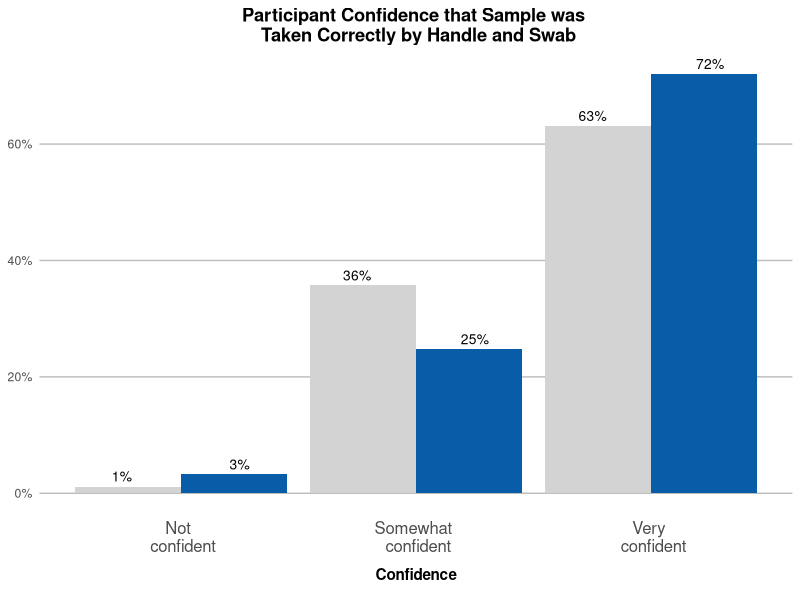
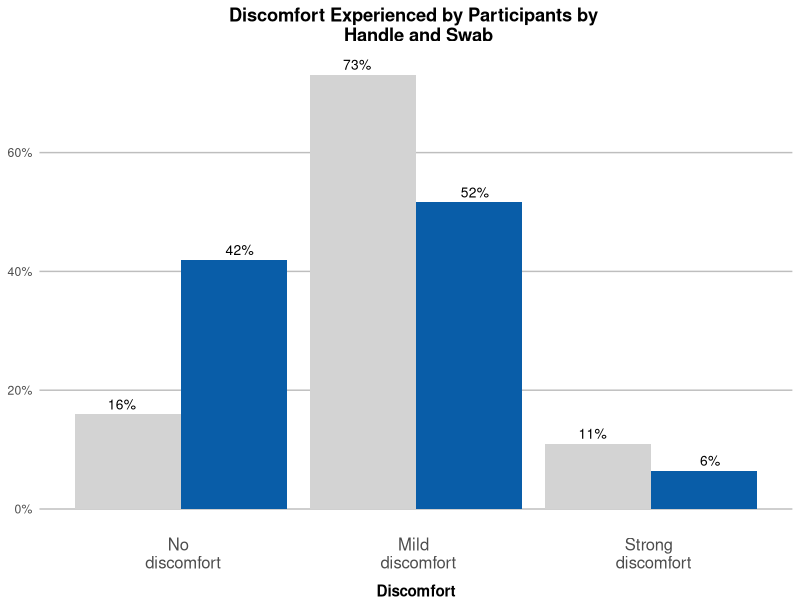

Generate these figures, in order, with R: (Note: this script raises an error after producing the figures.)
# LOADING THE LIBRARY -----------------------------------------------------

library(tidyverse)
library(data.table)
library(scales)

# GETTING THE NUMBERS -----------------------------------------------------
SCAN_SFS_df = tbl_df(read.csv("supplementary_file_1.csv"))
screened_swabs = nrow(SCAN_SFS_df)
handle_type = filter(SCAN_SFS_df, side_used == "handle")
handle_type_count = nrow(handle_type)
path_detect = filter(SCAN_SFS_df, !is.na(detected))
path_detect_count = nrow(path_detect)
rnasep_detect = filter(SCAN_SFS_df, !is.na(rnasep_detected))
rnasep_detect_count = nrow(rnasep_detect)

# FAILURE RATES -----------------------------------------------------------
# new dataframe for failure rate
failure_rate_df <- SCAN_SFS_df 
failure_rate_df <- select(SCAN_SFS_df, sample_id, side_used, rnasep_detected)
failure_rate_df  <- filter(failure_rate_df, !is.na(rnasep_detected)) 
# create table for failure rates
handle_swab_table <- table(failure_rate_df$side_used, failure_rate_df$rnasep_detected)
handle_swab_table_w_sum <- addmargins(table(failure_rate_df$side_used, 
                                            failure_rate_df$rnasep_detected), 2)
handle_swab_table
handle_swab_table_w_sum
# calculate p-value for failure rate
failure_rate_p_value <- fisher.test(handle_swab_table)
failure_rate_p_value

# REDCAP ANALYSIS ---------------------------------------------------------
# new dataframe for participants' data analysis
participant_df <- SCAN_SFS_df

# Confidence and Discomfort:
# create a tables of confidence
confidence_table <- table(participant_df$confidence, participant_df$side_used)
confidence_prop <- prop.table(table(participant_df$confidence, participant_df$side_used))
# create a tables of discomfort 
discomfort_table <- table(participant_df$discomfort, participant_df$side_used)
discomfort_prop <- prop.table(table(participant_df$discomfort, participant_df$side_used))
# calculate p-value for confidence of handle versus swab
fisher.test(participant_df$confidence, participant_df$side_used)
# calculate p-value for discomfort for handle versus swab
fisher.test(participant_df$discomfort, participant_df$side_used)
# binding data of confidence and discomfort together 
confidence_prop_table <- data.table(confidence_prop)
colnames(confidence_prop_table) <- c("confidence","side_used","freq")
discomfort_prop_table <- data.table(discomfort_prop)
colnames(discomfort_prop_table) <- c("discomfort","side_used","freq")
nasal_swab_usability_table <- bind_rows(confidence_prop_table,discomfort_prop_table)
# final table is saved as a csv
write_csv(nasal_swab_usability_table,"nasal_swab_usability_table.csv")
# create table with relative frequency 
rel_confidence_prop_table <- confidence_prop_table %>% group_by(side_used) %>% 
  mutate(relfreq = freq / sum(freq))
# rename column names in prep of bar plot generation
library(plyr)
rel_confidence_prop_table$confidence <- revalue(rel_confidence_prop_table$confidence, 
                                                c("not_con" = "Not \n confident", "some_con" = "Somewhat \n confident", 
                                                  "v_con" = "Very \n confident"))
detach("package:plyr", unload = TRUE)
rel_confidence_prop_table$side_used <- factor(rel_confidence_prop_table$side_used, levels = c("swab","handle"))
# create barplot for discomfort 
ggplot(data = rel_confidence_prop_table,aes(x=confidence,y=relfreq,fill=side_used))+
  geom_bar(stat="identity", position = "dodge") +
  scale_y_continuous(labels = scales::percent)+
  theme(panel.background = element_rect(fill = "white"),
        panel.grid.major.y = element_line(size = 0.5, linetype = 'solid', color = "grey"),
        panel.grid.major.x = element_blank(),
        legend.position = "none",
        plot.title = element_text(face = "bold", hjust = 0.5),
        axis.text.x = element_text(size = 12),
        axis.title.x = element_text(face = "bold",vjust= -1),
        axis.ticks = element_blank(),
        axis.title.y = element_blank())+
  geom_text(aes(label=scales::percent(relfreq,accuracy =1),y=relfreq), vjust=-0.5, size=3.5,position = position_dodge(width=1))+
  ggtitle("Participant Confidence that Sample was \n Taken Correctly by Handle and Swab")+
  scale_fill_manual(values = c("swab" = "lightgrey",
                               "handle" = "#095DA8"))+
  labs(x="Confidence
       ", fill = "Side Used")

# removing unneeded dataframe
rm(confidence_prop_table)
# create table with relative frequency 
rel_discomfort_prop_table <- discomfort_prop_table %>% group_by(side_used) %>% 
  mutate(relfreq = freq / sum(freq))
# rename column names in prep of bar plot generation
library(plyr)
rel_discomfort_prop_table$discomfort <- revalue(rel_discomfort_prop_table$discomfort, 
                                                c("no_dis" = "No \n discomfort", 
                                                  "mild_dis" = "Mild \n discomfort", 
                                                  "strong_dis" = "Strong \n discomfort"))
detach("package:plyr", unload = TRUE)
rel_discomfort_prop_table$discomfort <- factor(rel_discomfort_prop_table$discomfort, 
                                               levels = c("No \n discomfort","Mild \n discomfort",
                                                          "Strong \n discomfort"))
rel_discomfort_prop_table$side_used <- factor (rel_discomfort_prop_table$side_used, levels = c("swab","handle"))
# create barplot for discomfort 
ggplot(data = rel_discomfort_prop_table,aes(x=discomfort,y=relfreq,fill=side_used))+
  geom_bar(stat="identity", position = "dodge")+
  scale_y_continuous(labels = scales::percent)+
  theme(panel.background = element_rect(fill = "white"),
        panel.grid.major.y = element_line(size = 0.5, linetype = 'solid', color = "grey"),
        panel.grid.major.x = element_blank(),
        legend.position = "none",
        plot.title = element_text(face = "bold", hjust = 0.5),
        axis.text.x = element_text(size = 12),
        axis.title.x = element_text(face = "bold",vjust= -1),
        axis.ticks = element_blank(),
        axis.title.y = element_blank())+
  geom_text(aes(label=scales::percent(relfreq,accuracy =1),y=relfreq), vjust=-0.5, size=3.5,position = position_dodge(width=1))+
  ggtitle("Discomfort Experienced by Participants by \n Handle and Swab")+
  scale_fill_manual(values = c("swab" = "lightgrey",
                               "handle" = "#095DA8"))+
  labs(x="Discomfort", fill = "Side Used")
# removing unneeded dataframe
rm(discomfort_prop_table)

# Step 2 Analysis and Creation of Plot for Age
participant_df %>%
  dplyr::group_by(side_used) %>%
  dplyr::summarise(mean = mean(age,na.rm=TRUE),median = median(age,na.rm=TRUE), n = n()) 
# t test for difference in age
dfAge <- data.frame(side_used = participant_df$side_used, age = participant_df$age)
dfAge <- dfAge %>% mutate(id = row_number())
age_t_test <- dfAge %>% spread(side_used,age)
t.test(age_t_test$handle,age_t_test$swab)

length(!is.na(participant_df$age))
#Separate into chosen bins
agedata <- participant_df %>% filter (!is.na(age))
age_group <- agedata %>% mutate(age_group = case_when(
  age >= 65 ~ '65+',
  age >= 50 ~ '50-64',
  age >= 35 ~ '35-49',
  age >= 18 ~ '18-34',
  age < 18 ~ 'Under 18'))
age_group2 <- data.frame(age = age_group$age_group, side_used = age_group$side_used)
age_hist <- age_group2 %>%
  group_by(side_used,age,.drop=FALSE) %>%
  dplyr::summarise(n = n()) %>%
  complete(side_used, fill=list(count_a =0))%>%
  mutate(freq = n / sum(n))%>%
  ungroup()

age_hist$age <- factor(age_hist$age, levels = c("Under 18","18-34","35-49","50-64", "65+"))
age_hist$side_used <- factor (age_hist$side_used, levels = c("swab","handle"))
age_hist$percent <- scales::percent(age_hist$freq)

ggplot(age_hist, aes(x=age,y=freq,fill=side_used))+
  geom_bar(stat="identity",position = position_dodge(preserve="single"))+
  scale_y_continuous(labels = c("0%","10%","20%","30%","40%"), breaks = c(0,0.1,0.2,0.3,0.4))+
  theme(panel.background = element_rect(fill = "white"),
        panel.grid.major.y = element_line(size = 0.5, linetype = 'solid', color = "grey"),
        panel.grid.major.x = element_blank(),
        legend.position = "right",
        plot.title = element_text(face = "bold", hjust = 0.5),
        axis.text.x = element_text(size = 12),
        axis.title.x = element_text(face = "bold",vjust= -1),
        axis.ticks = element_blank(),
        axis.title.y = element_blank())+
  geom_text(aes(label=scales::percent(freq,accuracy =1),y=freq), vjust=-0.5, size=3.5,position = position_dodge(width=1))+
  ggtitle("Age of Participants by Handle and Swab")+
  scale_fill_manual(values = c("swab" = "lightgrey",
                               "handle" = "#095DA8"))+
  labs(x="Age
       ", fill = "Side Used")


# Step 3: Analysis and Creation of Plot for Sex
sex_group <- participant_df %>% mutate(sex_group = case_when(
  sex == "male" ~ 'Male',
  sex == "female" ~ 'Female',
  sex == "other" ~ 'NA',
  sex == "dont_say" ~ 'NA'))

# NAs are removed 
sex_group <- sex_group[!is.na(sex_group$sex_group), ]
sex_group <- sex_group %>% filter(!sex_group %in% "NA")

# dataframe created and modified 
sex_hist <- sex_group %>%
  group_by(side_used,sex_group,.drop=FALSE) %>%
  dplyr::summarise(n = n()) %>%
  complete(side_used, fill=list(count_a =0))%>%
  mutate(freq = n / sum(n))%>%
  ungroup()
sex_hist$side_used <- factor(sex_hist$side_used, levels = c("swab","handle"))
ggplot(sex_hist, aes(x=sex_group,y=freq,fill=side_used))+
  geom_bar(stat="identity",position = position_dodge(preserve="single"))+
  scale_y_continuous(labels = scales::percent)+
  theme(panel.background = element_rect(fill = "white"),
        panel.grid.major.y = element_line(size = 0.5, linetype = 'solid', color = "grey"),
        panel.grid.major.x = element_blank(),
        legend.position = "right",
        plot.title = element_text(face = "bold", hjust = 0.5),
        axis.text.x = element_text(size = 12),
        axis.title.x = element_text(face = "bold",vjust= -1),
        axis.ticks = element_blank(),
        axis.title.y = element_blank())+
  geom_text(aes(label=scales::percent(freq,accuracy =1),y=freq), vjust=-0.5, size=3.5,position = position_dodge(width=1))+
  ggtitle("Sex of Participants by \n Handle and Swab")+
  scale_fill_manual(values = c("swab" = "lightgrey",
                               "handle" = "#095DA8"))+
  labs(x="Sex", fill = "Side Used")

# create a 2x2 dataframe in prep of chi-square test 
dfSex <- data.frame(side_used = sex_group$side_used, sex = sex_group$sex_group)
# chi-square test
chisq.test(dfSex$sex,dfSex$side_used)
# display table
table(dfSex)

# Step 4: Analysis and Creation of Plot for Income
# new dataframe created 
dfIncome <- participant_df
dfIncome <- dfIncome %>% filter (!is.na(income))
dfIncome %>% group_by(income) %>% summarise()


# income binnings are created 
income_group <- dfIncome %>% mutate(income_group = case_when(
  income == "100k_125k" ~ '100-125k',
  income == "125k_150k" ~ '125-150k',
  income == "25k_50k" ~ '25-50k',
  income == "50k_75k" ~ '50-75k',
  income == "75k_100k" ~ '75-100k',
  income == "dont_know" ~ "NA",
  income == "dont_say" ~ "NA",
  income == "less_25k" ~ '<25k',
  income == "more_150k" ~ '>150k',))

# p-value calculated for significance
chisq.test(dfIncome$income,dfIncome$side_used)

income_hist <- income_group %>%
  group_by(side_used,income_group,.drop=FALSE) %>%
  dplyr::summarise(n = n()) %>%
  complete(side_used, fill=list(count_a =0))%>%
  mutate(freq = n / sum(n))%>%
  ungroup()
sum(income_hist$freq)
# QC-ing of the dataframe (factor)
income_group %>% group_by(income_group) %>% summarise()
income_hist$income_group <- factor(income_hist$income_group, levels =
                                     c("<25k","25-50k","50-75k","75-100k","100-125k","125-150k",">150k", "NA"))
income_hist$side_used <- factor (income_hist$side_used, levels = c("swab","handle"))
ggplot(income_hist, aes(x=income_group,y=freq,fill=side_used, width = 0.8))+
  geom_bar(stat="identity",position = position_dodge(preserve="single"))+
  scale_y_continuous(labels = scales::percent)+
  theme(panel.background = element_rect(fill = "white"),
        panel.grid.major.y = element_line(size = 0.5, linetype = 'solid', color = "grey"),
        panel.grid.major.x = element_blank(),
        legend.position = "right",
        plot.title = element_text(face = "bold", hjust = 0.5),
        axis.text.x = element_text(size = 10, angle = 35, vjust=1),
        axis.title.x = element_text(face = "bold",vjust= -1),
        axis.ticks = element_blank(),
        axis.title.y = element_blank())+
  geom_text(aes(label=scales::percent(freq,accuracy =1),y=freq), vjust=-0.5, size=3.5,
            position = position_dodge(width=.8))+
  ggtitle("Household Income of Participants by Handle and Swab")+
  scale_fill_manual(values = c("swab" = "lightgrey",
                               "handle" = "#095DA8"))+
  labs(x="Income", fill = "Side Used")


# MEAN RNASEP CT VALUES ---------------------------------------------------
crt_data <- SCAN_SFS_df

# create and modify dataframe to include only 4 columns
crt_data <- crt_data %>% subset(select = c("side_used","crt","sample_id","rack_id"))
# frop the NAs from the crt column
crt_data <- drop_na(crt_data, crt)
# convert to a data table
crt_data <- as.data.table(crt_data)
# new dataframe created where crt values are assigned, dependent on type
crt_cast <- dcast(crt_data, sample_id ~ side_used, value.var = "crt", fun.aggregate = sum)
# Values of 0 casted as NA
crt_cast$handle <- na_if(crt_cast$handle,0)
crt_cast$swab <- na_if(crt_cast$swab,0)
# calculate mean RNAse P CRTs 
handle_x <- mean(crt_cast$handle,na.rm = TRUE)
swab_x <- mean(crt_cast$swab, na.rm = TRUE)

# calculate 95% confidence intervals 
handle_ci = qnorm(0.975)*sd(na.omit(crt_cast$handle))/sqrt(length(na.omit(crt_cast$handle)))#[[1,1]]
swab_ci <- qnorm(0.975)*sd(na.omit(crt_cast$swab))/sqrt(length(na.omit(crt_cast$swab)))#[[1,1]]

# to find the upper and lower ranges for the mean based on the 95% CI
handle_lower = handle_x - handle_ci
handle_upper = handle_x + handle_ci
swab_lower = swab_x - swab_ci
swab_upper = swab_x + swab_ci
t.test(crt_cast$handle,crt_cast$swab)

# calculate N's
crt_data %>% group_by(side_used) %>% summarise(n=n())

# box plot 
boxplot <- crt_data %>%
  ggplot(aes(x=side_used,y=crt,fill=side_used))+
  geom_boxplot()+
  scale_fill_manual(values = c("swab" = "lightgrey",
                               "handle" = "#095DA8"))+
  theme_light()+
  theme(panel.background = element_rect(fill = "white"),
        panel.grid.major.y = element_line(size = 0.5, linetype = 'solid', color = "grey"),
        legend.position = "none",
        plot.title = element_text(face = "bold", hjust = 0.5),
        axis.title.x = element_text(face = "bold"),
        axis.title.y = element_text(face = "bold"),
        axis.text = element_text(size = 11))+
  ggtitle("Human RNAse P CRT Values by Handle and Swab")+
  scale_y_continuous("CRT", breaks = c(10,15,20,25,30), labels = c("10","15","20","25","30"))+
  geom_hline(yintercept=28, linetype = "longdash",color="#4D4D4D")+
  #  annotate("rect", xmin= 1.26,xmax=1.74,ymin=27.5,ymax=28.5,fill="white")+
  #  annotate("text", y=28,x=1.5, label="Limit of Detection", color = "black")+
  annotate("text",x=1.3,y=21.7, label = "N=99")+
  annotate("text",x=2.27,y=18.8, label = "N=11904")+
  xlab("Side used")+
  ylab("CRT")
print(boxplot)

# Dot Plot
# rack id of the samples that was collected via handle
handle_racks <- data.table(rack_id = na.omit(unique(ifelse(crt_data$side_used=="handle",crt_data$rack_id,NA))))

# rack id and crt of samples collected via swab
swabs_within_handle_racks <- left_join(handle_racks,crt_data,by="rack_id")
swabs_within_handle_racks <- swabs_within_handle_racks[grepl("swab", swabs_within_handle_racks$side_used),]

# rack id and crt of samples collected via handle
handles_within_handle_racks <- crt_data[grepl("handle", crt_data$side_used),]

# dot plot generation
p <- ggplot()+
  geom_point(
    data=swabs_within_handle_racks,
    aes(x=as.character(rack_id),y=crt,color="swab"),
    size=1)+
  geom_point(
    data=handles_within_handle_racks,
    aes(x=as.character(rack_id),y=crt,color="handle"),
    size=1)+
  theme_bw()+
  theme(panel.grid.minor.y = element_blank(),
        panel.border = element_rect(color="lightgrey"),
        plot.title = element_text(face = "bold", hjust = 0.5),
        axis.title.x = element_text(face = "bold"),
        axis.title.y = element_text(face = "bold"),
        axis.text.x = element_text(face = "bold",size = 7),
        axis.ticks = element_blank(),
        #        plot.margin = unit(c(0.2,1,0.2,0.2), "in"),
        #        legend.position = c(1.07,0.5),
        #        legend.background = element_rect(color = "lightgrey"),
        axis.line.x = element_blank())+
  ylim(10,30)+
  scale_x_discrete(breaks = c("021","054","100","133","206"), labels = c("Dec","Jan","Feb","Mar","Apr"))+
  ggtitle("Human RNAse P CRT Values by Handle and Swab")+
  #  geom_text(aes(x="21",y=9.5, label="Dec 2019"))+
  scale_color_manual(name = "Side Used", values = c("swab" = "lightgrey",
                                                    "handle" = "#095DA8"))+
  xlab("Date")+
  ylab("CRT")
print(p) #Print PDF as 3" by 6.5"

# PATHOGEN DETECTION ------------------------------------------------------
path_detect_df  <- SCAN_SFS_df
# Step 1b: Abridge dataframe
path_detect_df <- select(path_detect_df, -c(rack_id, crt, sex, confidence, discomfort, age, income, aliquoted_date))
# Step 2a: Filter data to remove samples with Rnase P failures
ctrldet <- path_detect_df %>% filter(!is.na(rnasep_detected))
ctrldet <- ctrldet %>% filter(rnasep_detected == "Detected")
# Step 3a: Create table to display number of detected/not detected by pathogen
detcol <- colnames(ctrldet[4:19])
TFdetected <- data.frame("Pathogen" = detcol, "Handle_Present" = 0, 
                         "Handle_Not_Present" = 0, "Swab_Present" = 0, 
                         "Swab_Not_Present" = 0, stringsAsFactors = FALSE)
# Step 3b: Group samples by handles vs. swabs
ctrldetH <- ctrldet %>% filter(side_used=="handle")
ctrldetS <- ctrldet %>% filter(side_used=="swab")
# Step 3c: Determine number of samples tested for SARS-CoV-2 and on Open Array
sars_set <- ctrldet %>% filter(!is.na(ctrldet$SARSCOV2))
sars_set_H <- sars_set %>% filter(side_used=="handle")
sars_set_S <- sars_set %>% filter(side_used=="swab")
oa_set <- ctrldet %>% filter(!is.na(ctrldet$Adenovirus))
oa_set_H <- oa_set %>% filter(side_used=="handle")
oa_set_S <- oa_set %>% filter(side_used=="swab")
# Step 3d: Fill table with numbers of detection for each pathogen for handles vs. swabs
for(row in 1:nrow(TFdetected)){
  TFdetected$Handle_Present[row] <- nrow(oa_set_H[oa_set_H[,TFdetected$Pathogen[row]]==TRUE,])
  TFdetected$Handle_Not_Present[row] <- nrow(oa_set_H[oa_set_H[,TFdetected$Pathogen[row]]==FALSE,])
  TFdetected$Swab_Present[row] <- nrow(oa_set_S[oa_set_S[,TFdetected$Pathogen[row]]==TRUE,])
  TFdetected$Swab_Not_Present[row] <- nrow(oa_set_S[oa_set_S[,TFdetected$Pathogen[row]]==FALSE,])
}
# Step 3e: Adjust SARS-CoV-2 numbers using totals found in Step 3c
TFdetected$Handle_Present[TFdetected$Pathogen=="SARSCOV2"] <- nrow(sars_set_H[sars_set_H$SARSCOV2==TRUE,])
TFdetected$Handle_Not_Present[TFdetected$Pathogen=="SARSCOV2"] <- nrow(sars_set_H[sars_set_H$SARSCOV2==FALSE,])
TFdetected$Swab_Present[TFdetected$Pathogen=="SARSCOV2"] <- nrow(sars_set_S[sars_set_S$SARSCOV2==TRUE,])
TFdetected$Swab_Not_Present[TFdetected$Pathogen=="SARSCOV2"] <- nrow(sars_set_S[sars_set_S$SARSCOV2==FALSE,])
# Step 3f: Add decimal form of rates of detection for each pathogen for handles vs. swabs
TFdetected <- TFdetected %>% mutate(dec_rate_H = Handle_Present/nrow(oa_set_H))
TFdetected <- TFdetected %>% mutate(dec_rate_S = Swab_Present/nrow(oa_set_S))
# Step 3g: Adjust SARS-CoV-2 rates based on totals found in Step 3c
TFdetected$dec_rate_H[TFdetected$Pathogen=="SARSCOV2"] <- TFdetected$Handle_Present[TFdetected$Pathogen=="SARSCOV2"]/nrow(sars_set_H)
TFdetected$dec_rate_S[TFdetected$Pathogen=="SARSCOV2"] <- TFdetected$Swab_Present[TFdetected$Pathogen=="SARSCOV2"]/nrow(sars_set_S)
# Step 4a: Run paired t-test on rates of detection
t.test(as.numeric(TFdetected$dec_rate_H),as.numeric(TFdetected$dec_rate_S),paired=TRUE)
# Step 5a: Rename pathogens and rate columns for new table
TFdetected2 <- TFdetected
TFdetected2$Pathogen[TFdetected2$Pathogen=="Flu_A"] <- "Influenza A"
TFdetected2$Pathogen[TFdetected2$Pathogen=="Flu_B"] <- "Influenza B"
TFdetected2$Pathogen[TFdetected2$Pathogen=="Flu_C"] <- "Influenza C"
TFdetected2$Pathogen[TFdetected2$Pathogen=="RSV"] <- "Respiratory Syncytial Virus"
TFdetected2$Pathogen[TFdetected2$Pathogen=="SARSCOV2"] <- "SARS-CoV-2*"
TFdetected2$Pathogen[TFdetected2$Pathogen=="Seasonal_Coronavirus"] <- "Seasonal Coronavirus"
TFdetected2$Pathogen[TFdetected2$Pathogen=="C.Pneumoniae"] <- "C. pneumoniae"
TFdetected2$Pathogen[TFdetected2$Pathogen=="S.Pneumoniae"] <- "S. pneumoniae"
TFdetected2$Pathogen[TFdetected2$Pathogen=="M.Pneumoniae"] <- "M. pneumoniae"
names(TFdetected2)[names(TFdetected2) == "dec_rate_H"] <- "pct_rate_H"
names(TFdetected2)[names(TFdetected2) == "dec_rate_S"] <- "pct_rate_S"
# Step 5b: Create percent function
percent <- function(x, digits = 1, format = "f", ...) {
  paste0(formatC(100 * x, format = format, digits = digits, ...), "%")
}
# Step 5c: Fill in percentages on TFdetected2 table
for (row in 1:nrow(TFdetected)){
  TFdetected2$pct_rate_H[row] <- percent(TFdetected2$Handle_Present[row]/nrow(oa_set_H))
  TFdetected2$pct_rate_S[row] <- percent(TFdetected2$Swab_Present[row]/nrow(oa_set_S))
}
# Step 5d: Recalculate SARS-CoV-2 rates based on totals found in Step 3c
TFdetected2$pct_rate_H[TFdetected2$Pathogen=="SARS-CoV-2*"] <- percent(TFdetected2$Handle_Present[TFdetected2$Pathogen=="SARS-CoV-2*"]/nrow(sars_set_H))
TFdetected2$pct_rate_S[TFdetected2$Pathogen=="SARS-CoV-2*"] <- percent(TFdetected2$Swab_Present[TFdetected2$Pathogen=="SARS-CoV-2*"]/nrow(sars_set_S))
# Step 5e: Create new table for percentages
detcol2 <- TFdetected2$Pathogen
pcttable <- data.frame("Pathogen"= detcol2)
# Step 5f: Fill in values from detection rate table and format for publication
pcttable <- pcttable %>% mutate(Handle_Present = paste(paste(TFdetected2$Handle_Present, TFdetected2$pct_rate_H,sep=" ("), "",sep=")"))
pcttable <- pcttable %>% mutate(Swab_Present = paste(paste(TFdetected2$Swab_Present, TFdetected2$pct_rate_S,sep=" ("), "",sep=")"))
# Step 5g: Sort table by pathogen (alphabetically) and move bacteria to the bottom
pcttable <- pcttable[order(pcttable$Pathogen),]
table_top <- pcttable[-grep("pneumoniae",pcttable$Pathogen),]
table_bottom <- pcttable[grep("pneumoniae",pcttable$Pathogen),]
final_pcttable <- rbind(table_top, table_bottom)
# Step 5h: Display table from Step 5g and write .csv with data from table
view(final_pcttable)
write.csv(pcttable, 'pcttable.csv', row.names = FALSE)